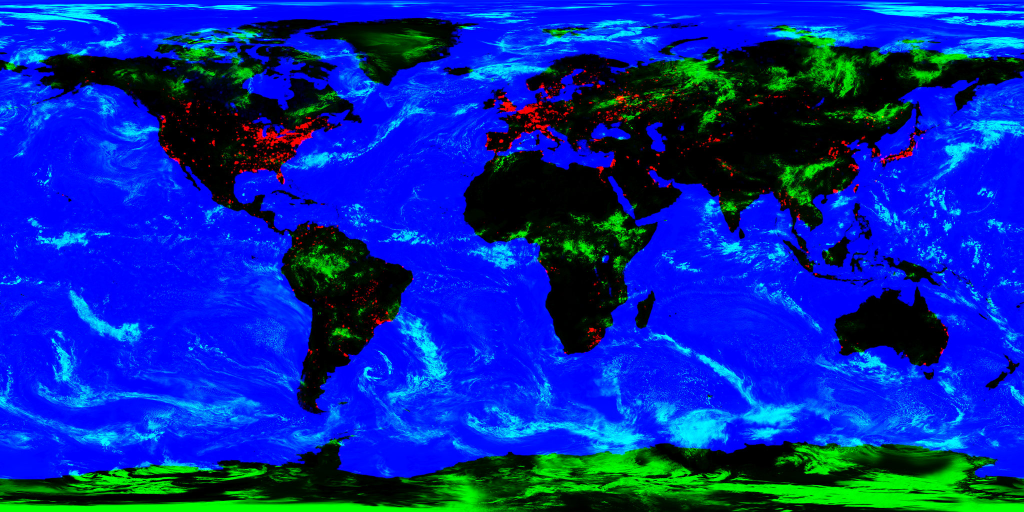
#> input picture earthside/tex/earth-data-2k.jpg, 2048 x 1024 px (shown at 1/2 size); its folder holds 2 pictures in this run
$ python cuts.py ../../earthside/tex ../../earthside/tex/earth-day-2k.jpg
#> lines starting #> are read from the running program, lines starting #| are printed output that depends on the picture; after the words box and inside, x2 and y2 are one past the last pixel; in counts of white or black regions, pixels touching at a corner belong together
# Per-frame change metrics for shot detection: luma mean-abs-diff, HSV histogram distance,
# edge change ratio, plus each frame's brightness / saturation / dominant hue.
import sys, os, json
import numpy as np, cv2
d = sys.argv[1]; out = sys.argv[2]
files = sorted(f for f in os.listdir(d) if f.endswith('.jpg'))
prev = None; rows = []
for i, f in enumerate(files):
    im = cv2.imread(os.path.join(d, f))
#> im is the input picture: shape (1024, 2048, 3); mean B, G, R 167.5, 39.6, 3.6
    sm = cv2.resize(im, (320, 180), interpolation=cv2.INTER_AREA)
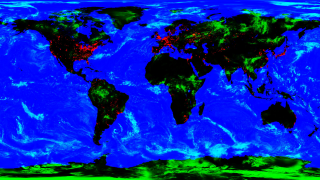
#> sm: shape (180, 320, 3); mean B, G, R 167.5, 39.6, 3.6
    hsv = cv2.cvtColor(sm, cv2.COLOR_BGR2HSV)
#> hsv: shape (180, 320, 3); mean H, S, V 97.8, 237.4, 183.3
    y = cv2.cvtColor(sm, cv2.COLOR_BGR2GRAY).astype(np.float32)
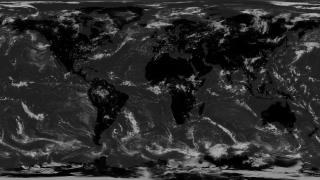
#> y: shape (180, 320) float32; min 0, max 179, mean 43.4
    hist = cv2.calcHist([hsv], [0, 1, 2], None, [12, 4, 8], [0, 180, 0, 256, 0, 256]).ravel(); hist /= hist.sum() + 1e-9
#> after `hist = cv2.calcHist([hsv], [0, 1, 2], None, [12, 4, 8], [0, 180, 0, 25`: hist = 384 values, max 26375 at index 255, min 0 at index 1, mean 150
#> after `hist /= hist.sum() + 1e-09`: hist = 384 values, max 0.458 at index 255, min 0 at index 1, mean 0.0026
    edges = cv2.Canny(cv2.cvtColor(sm, cv2.COLOR_BGR2GRAY), 60, 160) > 0
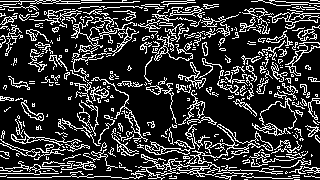
#> edges: shape (180, 320) bool; 20.6% white in thin lines or dots
    r = dict(n=i, t=i / 25, luma=float(y.mean()), lstd=float(y.std()), sat=float(hsv[..., 1].mean()),
             hue=float(np.median(hsv[..., 0][hsv[..., 1] > 40])) if (hsv[..., 1] > 40).any() else -1)
#> r = {'n': 0, 't': 0, 'luma': 43.39, 'lstd': 34.27, 'sat': 237.4, 'hue': 117}
    if prev is not None:
        r['mad'] = float(np.abs(y - prev['y']).mean())
        r['hd'] = float(0.5 * np.abs(hist - prev['hist']).sum())
        dil_p = cv2.dilate(prev['e'].astype(np.uint8), np.ones((5, 5))) > 0; dil_c = cv2.dilate(edges.astype(np.uint8), np.ones((5, 5))) > 0
        ein = (edges & ~dil_p).sum() / max(1, edges.sum()); eout = (prev['e'] & ~dil_c).sum() / max(1, prev['e'].sum())
        r['ecr'] = float(max(ein, eout))
    else:
        r['mad'] = r['hd'] = r['ecr'] = 0.0
    rows.append(r); prev = dict(y=y, hist=hist, e=edges)
#> after `prev = dict(y=y, hist=hist, e=edges)`: prev = 3 items
#> pass 2 of the loop `for i, f in enumerate(files):`:
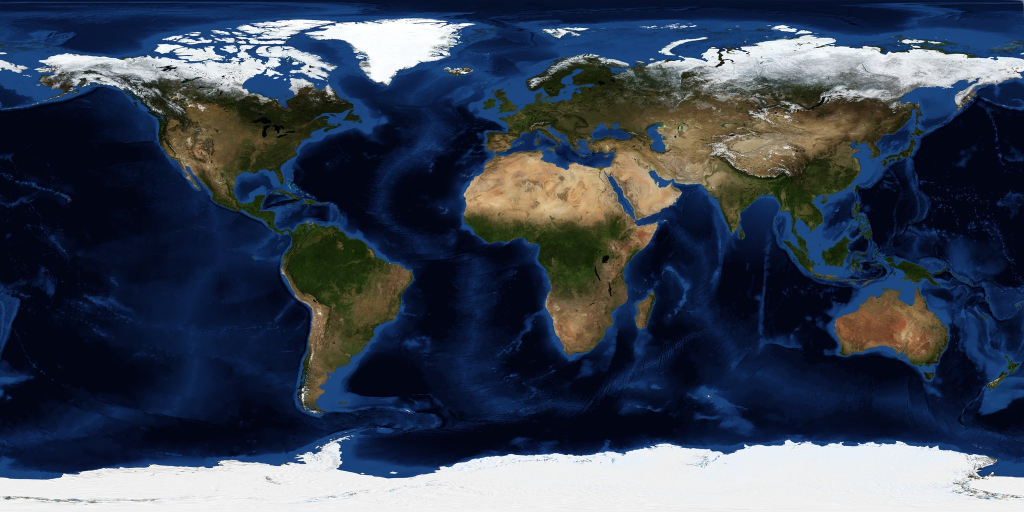
#> input picture earthside/tex/earth-day-2k.jpg, 2048 x 1024 px (shown at 1/2 size)
#> im is the input picture: shape (1024, 2048, 3); mean B, G, R 84.4, 67.8, 58
#> hsv: shape (180, 320, 3); mean H, S, V 90.3, 163.3, 91
#> hist = 384 values, max 13712 at index 249, min 0 at index 0, mean 150
#> hist = 384 values, max 0.238 at index 249, min 0 at index 0, mean 0.0026
#> `edges = cv2.Canny(cv2.cvtColor(sm, cv2.COLOR_BGR2GRAY), 60, 160) > 0`:
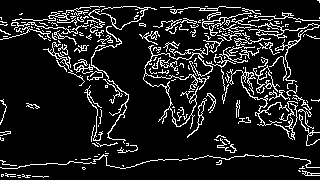
#> edges: shape (180, 320) bool; 12% white in thin lines or dots
#> r = {'n': 1, 't': 0.04, 'luma': 66.75, 'lstd': 75.41, 'sat': 163.3, 'hue': 110}
#> dil_p: shape (180, 320) bool; 75.8% white; 124 black regions (70 under 20 px), largest, box (x1, y1, x2, y2) and area: (0, 36, 80, 141) 3151, (199, 67, 257, 140) 1301, (121, 88, 170, 146) 1256
#> `dil_c = cv2.dilate(edges.astype(np.uint8), np.ones((5, 5))) > 0`:
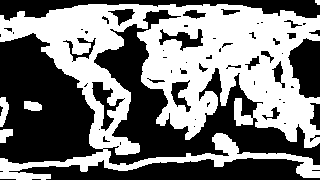
#> dil_c: shape (180, 320) bool; 47.7% white; 5 white regions, box (x1, y1, x2, y2) and area: (0, 4, 320, 180) 27007, (0, 97, 9, 127) 181, (24, 101, 42, 111) 148, (0, 129, 13, 143) 133, (315, 0, 320, 5) 21
#> ein = 0.18
#> eout = 0.485
json.dump(rows, open(out, 'w'))
print(len(rows), 'frames')
#| 2 frames
